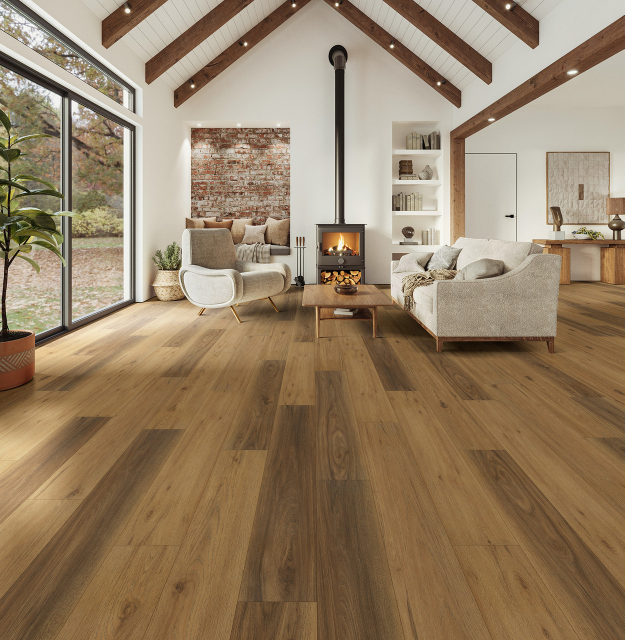
#> input picture data/query/1.jpg, 1249 x 1280 px (shown at 1/2 size)
$ python -i utils.py   (imports and definitions only)
#> lines starting #> are read from the running program, lines starting #| are printed output that depends on the picture
import cv2
import numpy as np
import torch
from .config import Config

def load_image(path):
    return cv2.imread(path)

# [63 lines left out: functions order_points, calculate_optimal_size, extract_region_ultra_quality, preprocess_tensor, not called in this run]

def compute_color_histogram(image):
    hsv = cv2.cvtColor(image, cv2.COLOR_BGR2HSV)
    hist = cv2.calcHist([hsv], [0, 1], None, Config.HIST_BINS, Config.HIST_RANGES)
    cv2.normalize(hist, hist, 0, 1, cv2.NORM_MINMAX)
    return hist

>>> import cv2
>>> picture = cv2.imread('../data/query/1.jpg', cv2.IMREAD_GRAYSCALE)
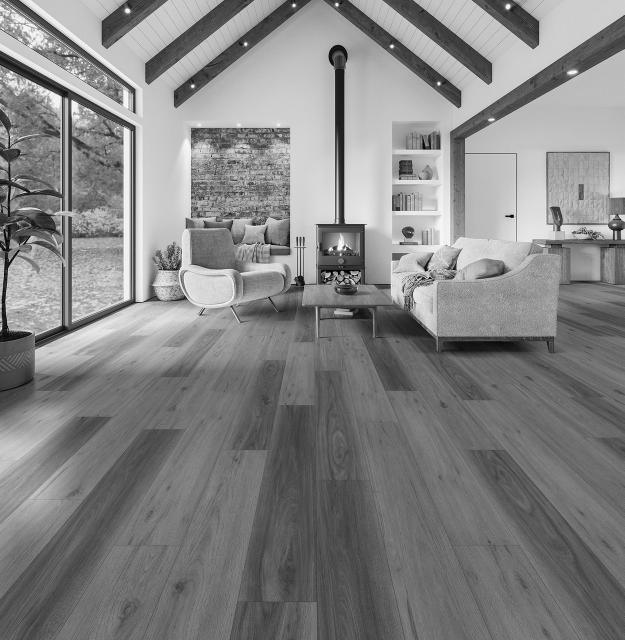
#> picture: shape (1280, 1249) (shown at 1/2 size); min 0, max 255, mean 132
#> (the run stopped early here; a loop or call above may not have finished)

$ run again, on data/query/2.jpg
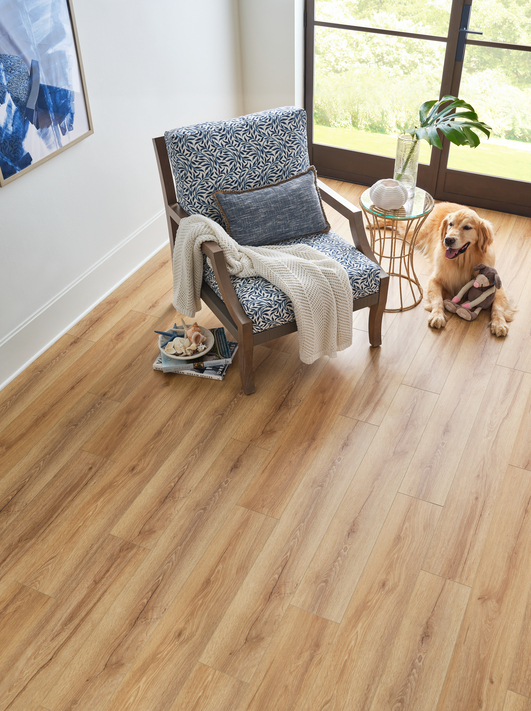
#> input picture data/query/2.jpg, 531 x 711 px
#> `picture = cv2.imread('../data/query/1.jpg', cv2.IMREAD_GRAYSCALE)`:
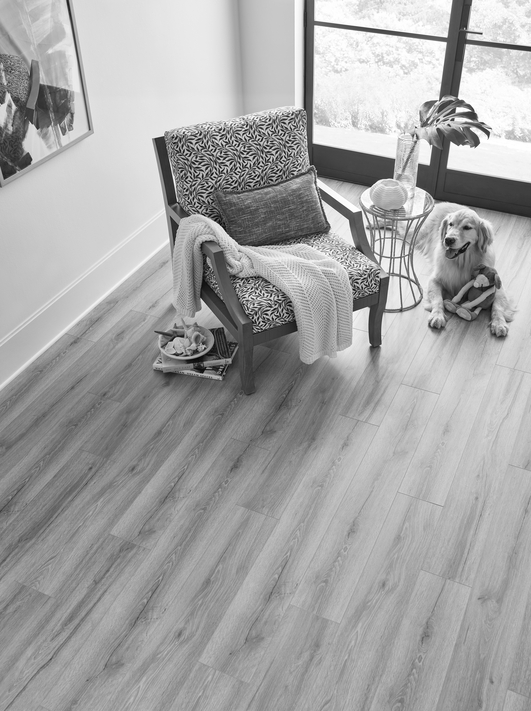
#> picture: shape (711, 531); min 0, max 255, mean 165.1

$ run again, on data/query/3.jpg
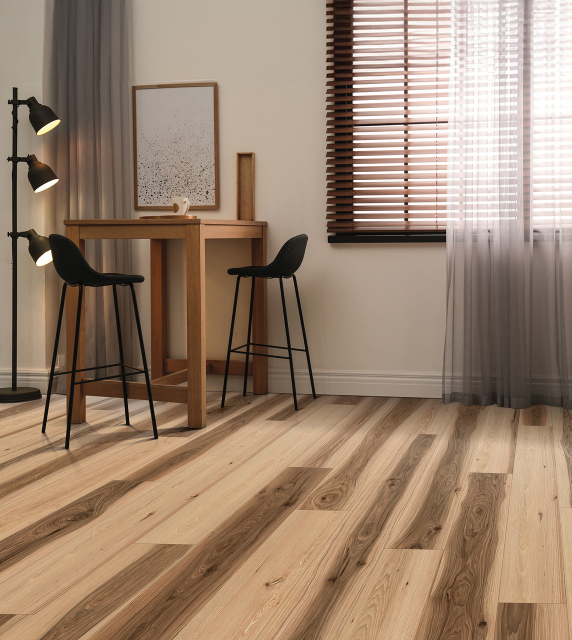
#> input picture data/query/3.jpg, 1143 x 1280 px (shown at 1/2 size)
#> `picture = cv2.imread('../data/query/1.jpg', cv2.IMREAD_GRAYSCALE)`:
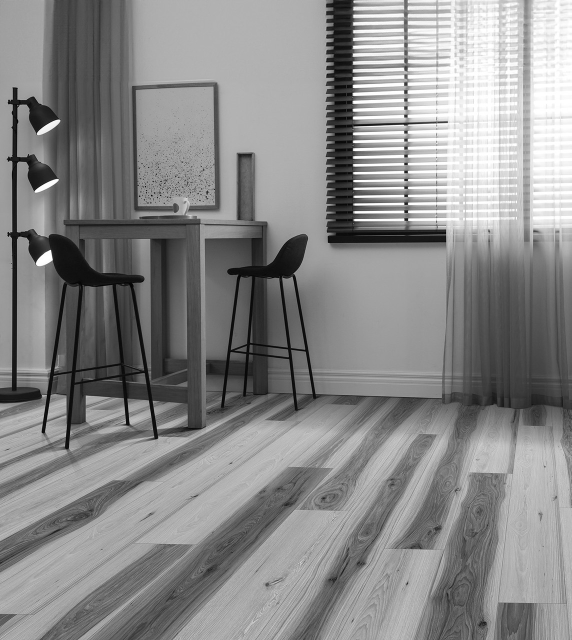
#> picture: shape (1280, 1143) (shown at 1/2 size); min 0, max 255, mean 137.1

$ run again, on data/query/4.jpg
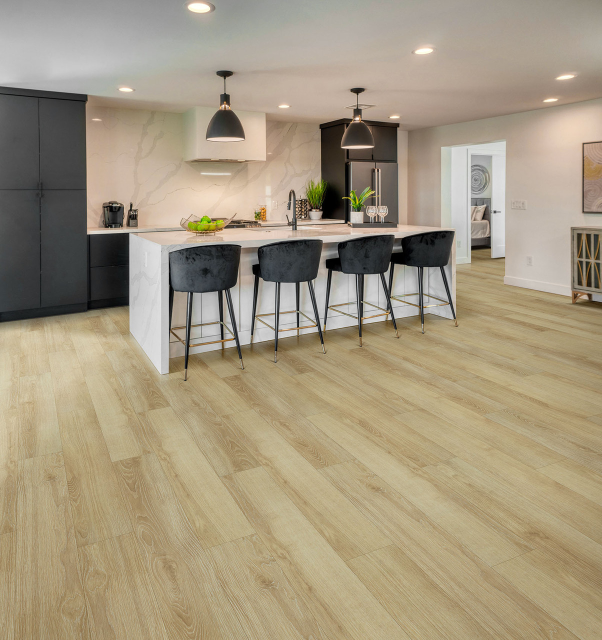
#> input picture data/query/4.jpg, 1204 x 1280 px (shown at 1/2 size)
#> `picture = cv2.imread('../data/query/1.jpg', cv2.IMREAD_GRAYSCALE)`:
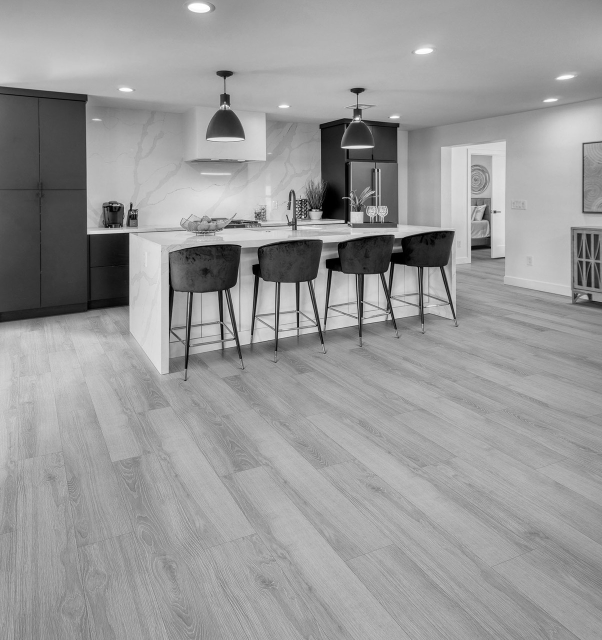
#> picture: shape (1280, 1204) (shown at 1/2 size); min 0, max 255, mean 152.7
